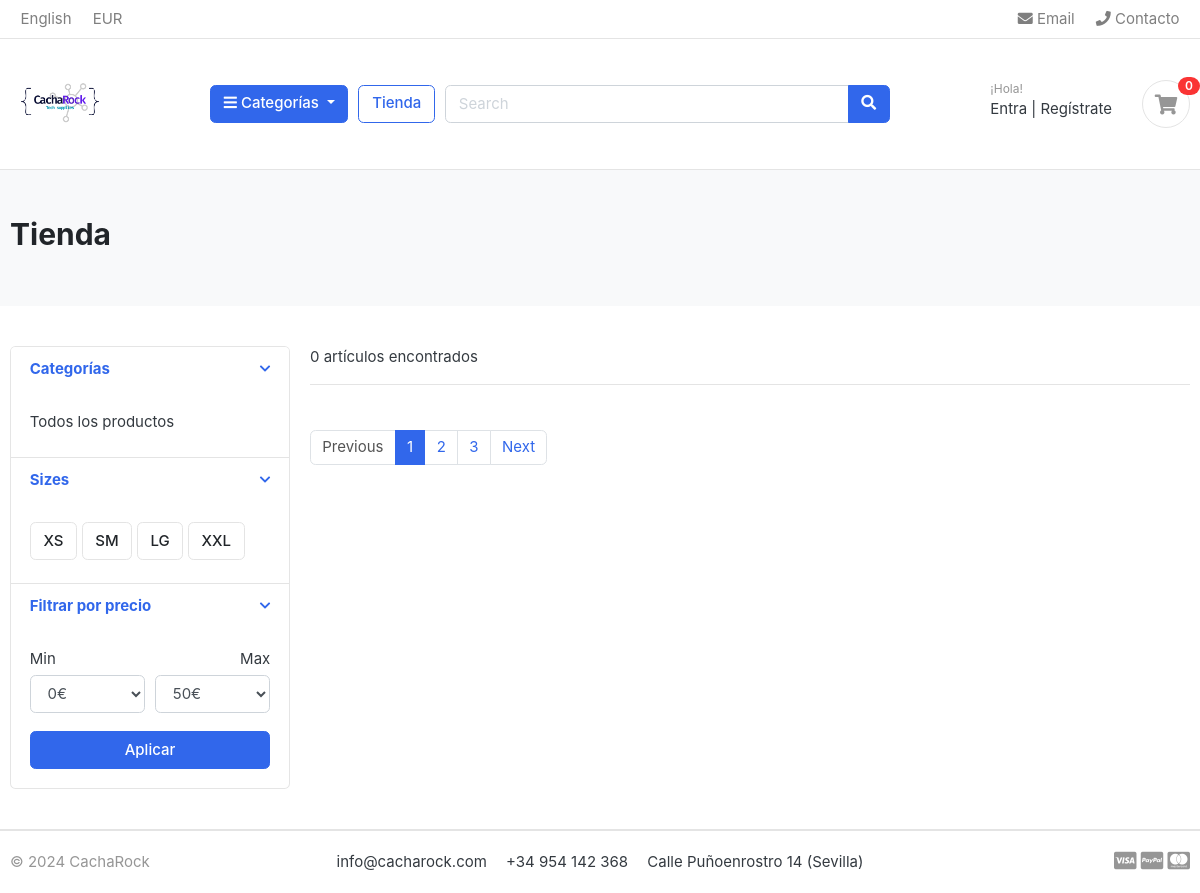
Page /tienda/ on the earlier database version.
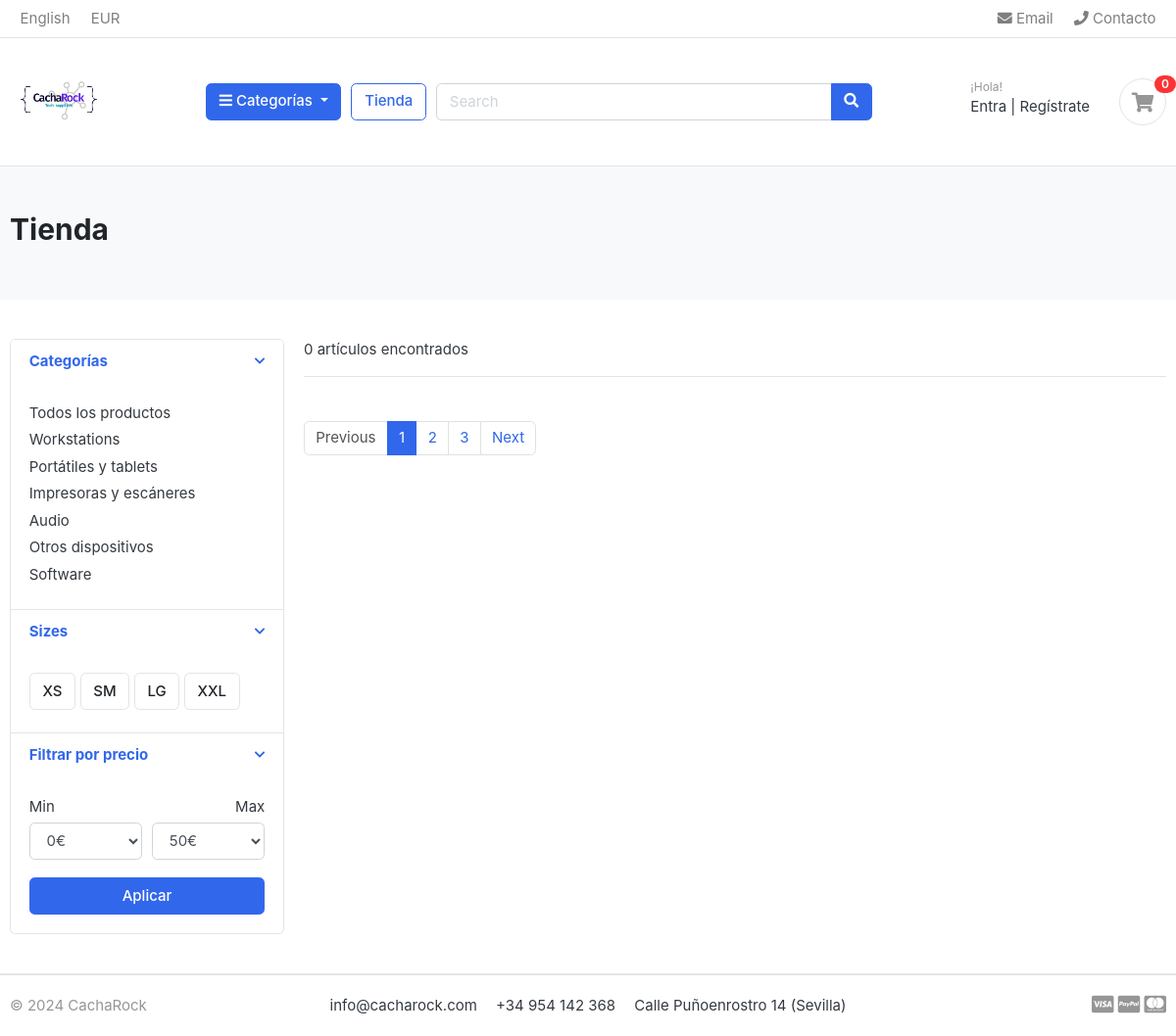
Same page on the later database version.
### categoria/models.py (models this page shows, shortened)
class Categoria(models.Model):
    nombre_categoria = models.CharField(max_length=50, unique=True)
    slug = models.SlugField(max_length=100, unique=True)
    descripcion = models.CharField(max_length=255)
    cat_imagen = models.ImageField(upload_to='imagenes/categories/', blank=True)
    class Meta():
        verbose_name = 'Categoría'
        verbose_name_plural = 'Categorías'
    def get_url(self):
        return reverse('productos_por_categoria', args=[self.slug])

### tienda/views.py (the view)
# urls.py: path('tienda/', include('tienda.urls')),
def tienda(request, categoria_slug=None):
    categorias = None
    productos = None
    if categoria_slug != None:
        categorias = get_object_or_404(Categoria, slug=categoria_slug)
        productos = Producto.objects.filter(categoria=categorias, disponibilidad=True)
        numero_productos = productos.count()
    else:
        productos = Producto.objects.all().filter(disponibilidad=True)
        numero_productos = productos.count()
    print("Número de productos:", len(productos))
    context = {
        'productos': productos,
        'numero_productos' : numero_productos
    }
    return render(request, 'tienda/tienda.html', context)

### categoria/context_processors.py (called while the page is built)
def menu_links(request):
    links = Categoria.objects.all()
    return dict(links=links)

### templates/tienda/tienda.html (shortened to what the changed rows need)
{% extends "base.html" %}
{% load static %}
{% block content %}
<section class="section-pagetop bg">
    <div class="container">
        <h2 class="title-page">Tienda</h2>
    </div>
    </section>
<section class="section-content padding-y">
    <div class="container">
    <div class="row">
        <aside class="col-md-3">
    <div class="card">
        <article class="filter-group">
            <div class="filter-content collapse show" id="collapse_1">
                <div class="card-body">
                    <ul class="list-menu">
                    {% for categoria in links %}
                    <li><a href="{{ categoria.get_url }}">{{ categoria.nombre_categoria }}  </a></li>
                    {% endfor %}
                    </ul>
                </div>
            </div>
        </article>
    </div>
        </aside>
    </div>
    </div>
    </section>
{% endblock content %}

Differences in the rows shown:
added Categoria: nombre_categoria "Workstations"
added Categoria: nombre_categoria "Portátiles y tablets"
added Categoria: nombre_categoria "Impresoras y escáneres"
added Categoria: nombre_categoria "Audio"
added Categoria: nombre_categoria "Otros dispositivos"
added Categoria: nombre_categoria "Software"
